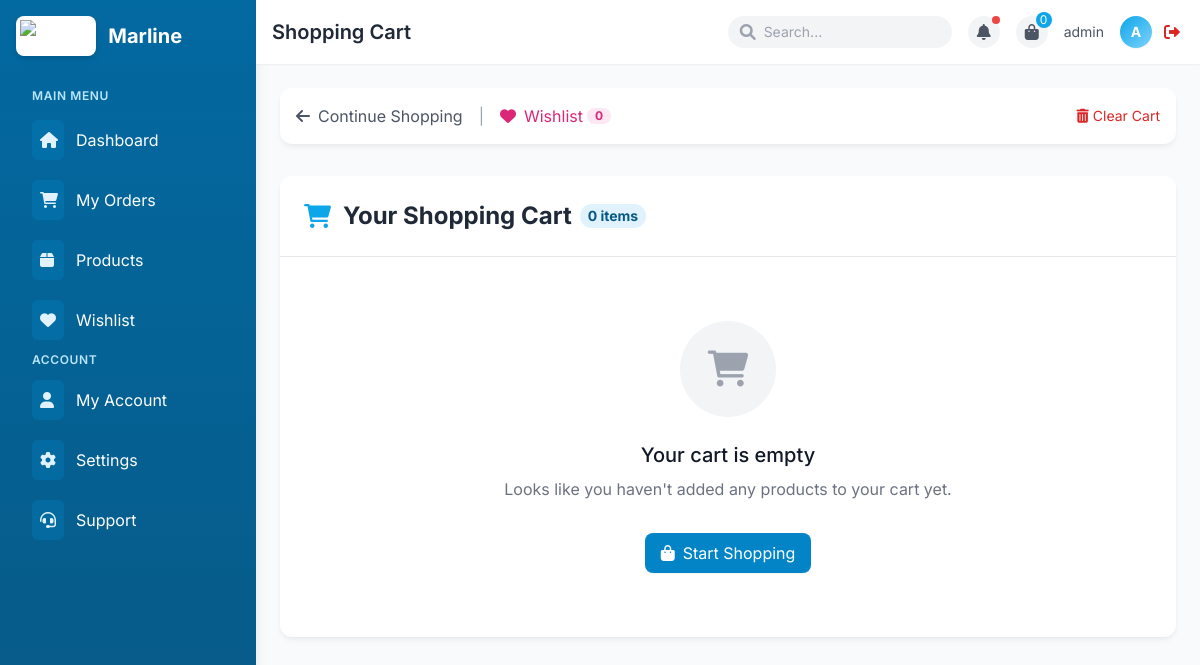
Screenshot of /cart/ (signed in) with the database file from the repository.
### user/models.py (models this page shows, shortened)
class CustomUser(AbstractUser):
    ROLE_CHOICES = [
        ('super_admin', 'Super Admin'),
        ('admin', 'Admin'),
        ('warehouse_manager', 'Warehouse Manager'),
        ('staff', 'Staff'),
        ('customer', 'Customer'),
    ]
    role = models.CharField(max_length=20, choices=ROLE_CHOICES, default='customer')
    email = models.EmailField(unique=True, blank=False, null=False)
    is_email_verified = models.BooleanField(default=False)
    verification_token = models.CharField(max_length=100, blank=True, null=True)
    warehouse = models.ForeignKey(Warehouse, on_delete=models.SET_NULL, null=True, blank=True, related_name='employees')
    is_approved = models.BooleanField(default=False)
    is_verified = models.BooleanField(default=False)
    is_staff = models.BooleanField(default=False)
    created_by = models.ForeignKey('self', on_delete=models.SET_NULL, null=True, blank=True, related_name='created_users')
    reset_password_token = models.CharField(max_length=32, null=True, blank=True)
    reset_password_expires = models.DateTimeField(null=True, blank=True)

class Cart(models.Model):
    user = models.OneToOneField(CustomUser, on_delete=models.CASCADE, related_name='cart')
    created_at = models.DateTimeField(auto_now_add=True)
    updated_at = models.DateTimeField(auto_now=True)
    @property
    def total_items(self):
        return self.items.count()

### user/views.py (the view)
# urls.py: path('cart/', views.view_cart, name='view_cart'),
@login_required
def view_cart(request):
    cart, created = Cart.objects.get_or_create(user=request.user)
    total_price = sum(item.product.price * item.quantity for item in cart.items.all())
    context = {
        'cart': cart,
        'cart_items': cart.items.all().select_related('product'),
        'total_price': total_price
    }
    return render(request, 'cart.html', context)

### templates/cart.html (shortened to what this page needs)
{% extends "base_customer.html" %}
{% load static %}
{% block page_title %}Shopping Cart{% endblock %}
{% block content %}
<div class="space-y-8 animate-fade-in">
    <div class="flex items-center justify-between bg-white p-4 rounded-xl shadow-soft mb-6">
        <div class="flex items-center space-x-4">
            <a href="{% url 'order_list' %}" class="flex items-center text-gray-600 hover:text-primary-600 transition-colors">
                <i class="fas fa-arrow-left mr-2"></i>
                <span>Continue Shopping</span>
            </a>
            <div class="text-gray-400">|</div>
            <a href="{% url 'view_wishlist' %}" class="flex items-center text-pink-600 hover:text-pink-700 transition-colors">
                <i class="fas fa-heart mr-2"></i>
                <span>Wishlist</span>
                <span id="wishlist-count" class="ml-1 bg-pink-100 text-pink-600 rounded-full px-2 text-xs font-bold">
                    {{ request.user.wishlist.items.count|default:"0" }}
                </span>
            </a>
        </div>
        <button id="clear-cart" class="text-red-600 hover:text-red-800 flex items-center text-sm transition-colors">
            <i class="fas fa-trash-alt mr-1"></i> Clear Cart
        </button>
    </div>
    <div class="bg-white rounded-xl shadow-soft overflow-hidden">
        <div class="border-b border-gray-200 p-6">
            <h2 class="text-2xl font-bold text-gray-800 flex items-center">
                <i class="fas fa-shopping-cart text-primary-500 mr-3"></i>
                Your Shopping Cart
                <span id="cart-count" class="ml-2 bg-primary-100 text-primary-800 rounded-full px-2 py-0.5 text-sm">
                    {{ cart.total_items }} item{{ cart.total_items|pluralize }}
                </span>
            </h2>
        </div>
        <div id="cart-items-container" class="divide-y divide-gray-200">
            {% if cart_items %}
                {% for item in cart_items %}
                <div class="cart-item p-6 flex flex-col sm:flex-row items-center justify-between" data-item-id="{{ item.id }}">
                    <div class="flex flex-col sm:flex-row items-center mb-4 sm:mb-0">
                        <div class="flex-shrink-0 w-20 h-20 bg-gray-50 rounded-lg flex items-center justify-center overflow-hidden mr-0 sm:mr-4 mb-3 sm:mb-0">
                            {% if item.product.image %}
                                <img src="{{ item.product.image.url }}" alt="{{ item.product.name }}" class="max-h-16 max-w-full object-contain">
                            {% else %}
                                <i class="fas fa-box text-gray-300 text-3xl"></i>
                            {% endif %}
                        </div>
                        <div class="text-center sm:text-left">
                            <h3 class="font-medium text-lg text-gray-900">{{ item.product.name }}</h3>
                            <div class="text-sm text-gray-500 mb-2">
                                {% if item.product.category %}
                                    <span>{{ item.product.category.name }}</span>
                                {% endif %}
                                <span class="mx-2">•</span>
                                <span>ID: #{{ item.product.id }}</span>
                            </div>
                            <div class="text-primary-600 font-medium">${{ item.product.price }}</div>
                        </div>
                    </div>
                    <div class="flex items-center space-x-6">
                        <div class="flex items-center">
                            <button class="decrement-quantity bg-gray-100 hover:bg-gray-200 text-gray-800 w-8 h-8 rounded-l-lg flex items-center justify-center transition-colors">
                                <i class="fas fa-minus"></i>
                            </button>
                            <input type="number" value="{{ item.quantity }}" min="1" max="{{ item.product.stock }}"
                                   class="item-quantity h-8 w-12 border-none text-center focus:ring-0 bg-gray-50"
                                   data-item-id="{{ item.id }}" data-price="{{ item.product.price }}">
                            <button class="increment-quantity bg-gray-100 hover:bg-gray-200 text-gray-800 w-8 h-8 rounded-r-lg flex items-center justify-center transition-colors">
                                <i class="fas fa-plus"></i>
                            </button>
                        </div>
                        <div class="flex items-center space-x-3">
                            <div class="text-lg font-semibold text-gray-900 w-24 text-right item-subtotal">
                                ${{ item.subtotal }}
                            </div>
                            <button class="remove-item text-red-600 hover:text-red-800 transition-colors">
                                <i class="fas fa-trash"></i>
                            </button>
                        </div>
                    </div>
                </div>
                {% endfor %}
            {% else %}
                <div class="py-16 text-center">
                    <div class="w-24 h-24 mx-auto mb-6 rounded-full bg-gray-100 flex items-center justify-center">
                        <i class="fas fa-shopping-cart text-gray-400 text-4xl"></i>
                    </div>
                    <h3 class="text-xl font-medium text-gray-900 mb-2">Your cart is empty</h3>
                    <p class="text-gray-500 max-w-md mx-auto mb-8">Looks like you haven't added any products to your cart yet.</p>
                    <a href="{% url 'order_list' %}" class="inline-flex items-center px-4 py-2 bg-primary-600 text-white rounded-lg hover:bg-primary-700 transition-colors shadow-sm">
                        <i class="fas fa-shopping-bag mr-2"></i> Start Shopping
                    </a>
                </div>
            {% endif %}
        </div>
    </div>
</div>
{% endblock %}

### templates/base_customer.html (shortened to what this page needs)
{% load static %}
<!DOCTYPE html>
<html lang="en">
<head>
    <script src="https://cdn.tailwindcss.com"></script>
    <link href="https://cdnjs.cloudflare.com/ajax/libs/font-awesome/6.0.0/css/all.min.css" rel="stylesheet">
</head>
<body class="bg-gray-50 font-sans">
    <div class="min-h-screen flex flex-col md:flex-row">
        <aside class="w-full md:w-64 bg-gradient-to-b from-primary-700 to-primary-800 text-white md:min-h-screen transition-all duration-300 ease-in-out shadow-lg" id="sidebar">
            <div class="p-4 relative h-full">
                <div class="flex items-center justify-between mb-8">
                    <div class="flex items-center space-x-3">
                        <div class="bg-white p-1 rounded-lg shadow-md">
                            <img src="https://hebbkx1anhila5yf.public.blob.vercel-storage.com/image-6O6lZm6FwR4Urq0BnOCGuG59jdux31.png"
                                alt="Marline" class="h-8 w-auto">
                        </div>
                        <span class="text-xl font-bold">Marline</span>
                    </div>
                </div>
                <div class="space-y-1 mb-8" id="sidebar-menu">
                    <p class="text-xs uppercase font-semibold text-primary-200 tracking-wider mb-2 ml-4">Main Menu</p>
                    {% block sidebar_menu %}
                    <a href="{% url 'dashboard' %}" class="flex items-center py-2 px-4 text-white rounded-lg transition-all duration-200 sidebar-hover-effect hover:bg-primary-600 group">
                        <div class="mr-3 bg-primary-600/30 p-2 rounded-md group-hover:bg-primary-500">
                            <i class="fas fa-home w-4 h-4 text-primary-100"></i>
                        </div>
                        <span>Dashboard</span>
                    </a>
                    <a href="{% url 'order_list' %}" class="flex items-center py-2 px-4 text-white rounded-lg transition-all duration-200 sidebar-hover-effect hover:bg-primary-600 group">
                        <div class="mr-3 bg-primary-600/30 p-2 rounded-md group-hover:bg-primary-500">
                            <i class="fas fa-shopping-cart w-4 h-4 text-primary-100"></i>
                        </div>
                        <span>My Orders</span>
                    </a>
                    <a href="{% url 'product_catalog' %}" class="flex items-center py-2 px-4 text-white rounded-lg transition-all duration-200 sidebar-hover-effect hover:bg-primary-600 group">
                        <div class="mr-3 bg-primary-600/30 p-2 rounded-md group-hover:bg-primary-500">
                            <i class="fas fa-box w-4 h-4 text-primary-100"></i>
                        </div>
                        <span>Products</span>
                    </a>
                    <a href="{% url 'view_wishlist' %}" class="flex items-center py-2 px-4 text-white rounded-lg transition-all duration-200 sidebar-hover-effect hover:bg-primary-600 group">
                        <div class="mr-3 bg-primary-600/30 p-2 rounded-md group-hover:bg-primary-500">
                            <i class="fas fa-heart w-4 h-4 text-primary-100"></i>
                        </div>
                        <span>Wishlist</span>
                    </a>
                    <p class="text-xs uppercase font-semibold text-primary-200 tracking-wider mt-6 mb-2 ml-4">Account</p>
                    <a href="{% url 'profile' %}" class="flex items-center py-2 px-4 text-white rounded-lg transition-all duration-200 sidebar-hover-effect hover:bg-primary-600 group">
                        <div class="mr-3 bg-primary-600/30 p-2 rounded-md group-hover:bg-primary-500">
                            <i class="fas fa-user w-4 h-4 text-primary-100"></i>
                        </div>
                        <span>My Account</span>
                    </a>
                    <a href="{% url 'account_settings' %}" class="flex items-center py-2 px-4 text-white rounded-lg transition-all duration-200 sidebar-hover-effect hover:bg-primary-600 group">
                        <div class="mr-3 bg-primary-600/30 p-2 rounded-md group-hover:bg-primary-500">
                            <i class="fas fa-gear w-4 h-4 text-primary-100"></i>
                        </div>
                        <span>Settings</span>
                    </a>
                    <a href="#" class="flex items-center py-2 px-4 text-white rounded-lg transition-all duration-200 sidebar-hover-effect hover:bg-primary-600 group">
                        <div class="mr-3 bg-primary-600/30 p-2 rounded-md group-hover:bg-primary-500">
                            <i class="fas fa-headset w-4 h-4 text-primary-100"></i>
                        </div>
                        <span>Support</span>
                    </a>
                    {% endblock %}
                </div>
            </div>
        </aside>
        <main class="flex-grow">
            <nav class="bg-white shadow-sm p-4 flex items-center justify-between">
                <div class="flex items-center">
                    <h1 class="text-xl font-semibold text-gray-800">{% block page_title %}Customer Dashboard{% endblock %}</h1>
                </div>
                <div class="flex items-center space-x-4">
                    <div class="hidden md:flex items-center relative">
                        <input type="text" placeholder="Search..." class="bg-gray-100 rounded-full py-1.5 px-4 pl-9 text-sm focus:outline-none focus:ring-2 focus:ring-primary-500 focus:bg-white w-40 lg:w-56 transition-all">
                        <i class="fas fa-search text-gray-400 absolute left-3"></i>
                    </div>
                    <div class="relative">
                        <button class="flex items-center space-x-2 text-gray-600 hover:text-primary-600 focus:outline-none relative p-1 bg-gray-100 rounded-full h-8 w-8 flex justify-center" id="notifications-button">
                            <i class="fas fa-bell"></i>
                            <span class="absolute top-0 right-0 w-2 h-2 bg-red-500 rounded-full"></span>
                        </button>
                    </div>
                    <div class="relative">
                        <button class="flex items-center space-x-2 text-gray-600 hover:text-primary-600 focus:outline-none relative p-1 bg-gray-100 rounded-full h-8 w-8 flex justify-center" id="cart-button">
                            <i class="fas fa-shopping-bag"></i>
                            <span class="absolute -top-1 -right-1 bg-primary-500 text-white rounded-full w-4 h-4 flex items-center justify-center text-xs">0</span>
                        </button>
                    </div>
                    <div class="relative flex items-center space-x-2">
                        <div class="hidden md:flex items-center">
                            <span class="text-sm text-gray-600 mr-2">{{ request.user.username }}</span>
                        </div>
                        <div class="w-8 h-8 rounded-full bg-gradient-to-br from-primary-500 to-primary-300 flex items-center justify-center shadow-sm">
                            <span class="text-white font-bold text-sm">{{ request.user.username|first|upper }}</span>
                        </div>
                        <a href="{% url 'logout' %}" class="p-1 text-red-600 hover:text-red-800 transition-colors" title="Logout">
                            <i class="fas fa-sign-out-alt"></i>
                        </a>
                    </div>
                </div>
            </nav>
            <div class="p-4 md:p-6 animate-fade-in">
                <div class="bg-transparent">
                    {% block content %}{% endblock %}
                </div>
            </div>
        </main>
    </div>
</body>
</html>

### rows the page displays
CustomUser: user.username "admin", user.username|first "A", user.wishlist.items.count "0"
